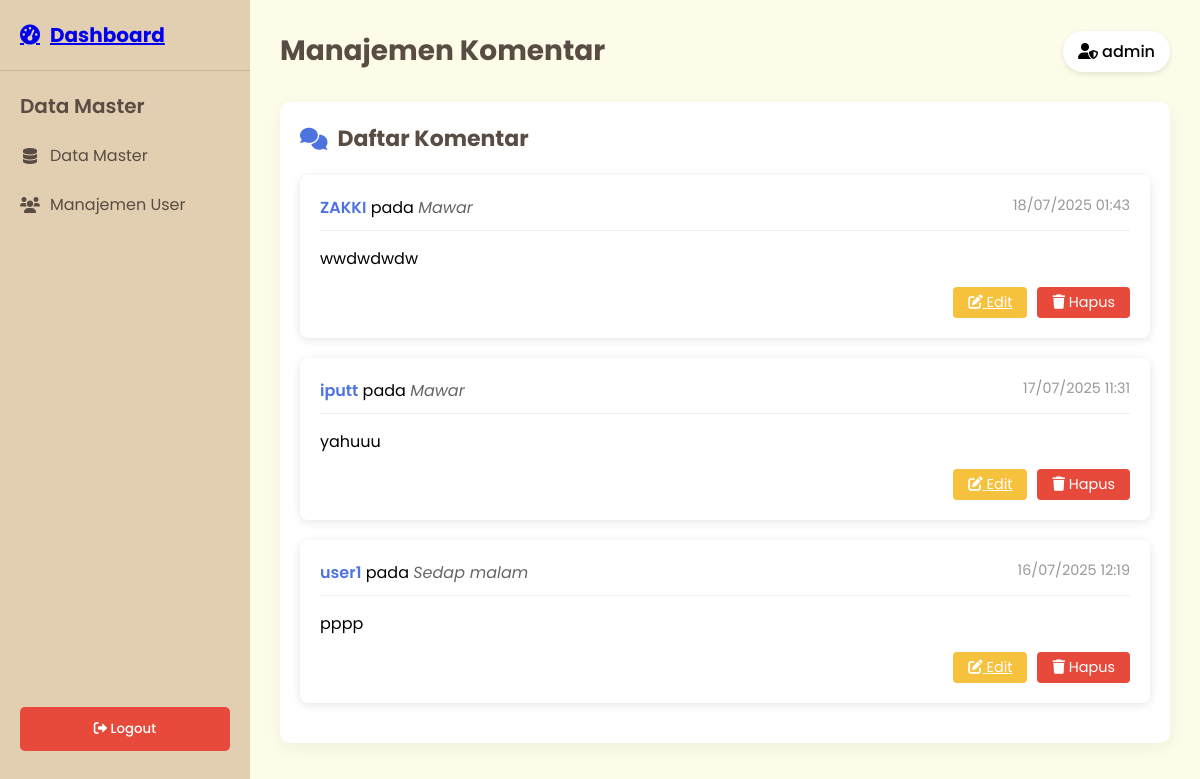
The app's page /flower_shop/admin/comments.php (signed in) with its own data.
### tables this page shows
CREATE TABLE `comments` (
  `id` int(11) NOT NULL,
  `product_id` int(11) NOT NULL,
  `user_id` int(11) NOT NULL,
  `comment` text NOT NULL,
  `rating` tinyint(1) DEFAULT NULL,
  `created_at` timestamp NOT NULL DEFAULT current_timestamp(),
  `updated_at` timestamp NOT NULL DEFAULT current_timestamp() ON UPDATE current_timestamp(),
  `username` varchar(255) NOT NULL
);

CREATE TABLE `users` (
  `id` int(11) NOT NULL,
  `username` varchar(50) NOT NULL,
  `password` varchar(255) NOT NULL,
  `email` varchar(100) NOT NULL,
  `full_name` varchar(100) DEFAULT NULL,
  `profile_picture` varchar(255) DEFAULT NULL,
  `created_at` timestamp NOT NULL DEFAULT current_timestamp(),
  `updated_at` timestamp NOT NULL DEFAULT current_timestamp() ON UPDATE current_timestamp(),
  `role` enum('user','admin') DEFAULT 'user',
  `is_verified` tinyint(1) DEFAULT 0
);

CREATE TABLE `products` (
  `id` int(11) NOT NULL,
  `name` varchar(255) NOT NULL,
  `color` varchar(50) NOT NULL,
  `price` decimal(10,2) NOT NULL,
  `description` text DEFAULT NULL,
  `image` varchar(255) NOT NULL,
  `created_at` timestamp NOT NULL DEFAULT current_timestamp(),
  `updated_at` timestamp NOT NULL DEFAULT current_timestamp() ON UPDATE current_timestamp(),
  `category` varchar(50) NOT NULL DEFAULT 'produk',
  `image_path` varchar(255) DEFAULT NULL
);

### flower_shop/admin/comments.php (the view, shortened to what this page needs)
<?php
require __DIR__.'/../config/database.php';
try {
    $stmt = $pdo->query("
        SELECT c.id, c.comment, c.created_at,
               u.username,
               p.name AS product_name
        FROM comments c
        JOIN users u ON c.user_id = u.id
        JOIN products p ON c.product_id = p.id
        ORDER BY c.created_at DESC
    ");
    $comments = $stmt->fetchAll(PDO::FETCH_ASSOC);
} catch (PDOException $e) {
    $error = "Gagal mengambil data komentar: " . $e->getMessage();
    $comments = [];
}
?>
<!DOCTYPE html>
<html lang="en">
<head>
    <link rel="stylesheet" href="https://cdnjs.cloudflare.com/ajax/libs/font-awesome/6.0.0/css/all.min.css">
    <link rel="stylesheet" href="../assets/css/admin.css">
</head>
<body>
    <div class="sidebar">
    <div class="sidebar-header">
        <a href="dashboard.php" class="dashboard-link">
            <h2><i class="fas fa-tachometer-alt"></i> <span>Dashboard</span></h2>
        </a>
    </div>
        <div class="sidebar-menu">
            <div class="menu-title">Data Master</div>
            <div class="menu-item" onclick="toggleSubmenu('data-master')">
                <i class="fas fa-database"></i> <span>Data Master</span>
            </div>
            <a href="users.php" class="menu-item">
                <i class="fas fa-users"></i> <span>Manajemen User</span>
            </a>
            <button class="logout-btn" onclick="window.location.href='logout.php'">
                <i class="fas fa-sign-out-alt"></i> <span>Logout</span>
            </button>
        </div>
    </div>
    <div class="main-content">
        <div class="header">
            <h1>Manajemen Komentar</h1>
            <div class="user-info">
                <i class="fas fa-user-shield"></i> <?php echo htmlspecialchars($_SESSION['username'] ?? 'Admin'); ?>
            </div>
        </div>
        <div class="data-section">
            <h2><i class="fas fa-comments"></i> Daftar Komentar</h2>
            <?php if (empty($comments)): ?>
                <div class="no-comments">
                    <i class="fas fa-comment-slash fa-2x"></i>
                    <p>Tidak ada komentar yang ditemukan</p>
                </div>
            <?php else: ?>
                <div class="comments-container">
                    <?php foreach ($comments as $comment): ?>
                        <div class="comment-card">
                            <div class="comment-header">
                                <div>
                                    <span class="comment-user"><?= htmlspecialchars($comment['username']) ?></span>
                                    <span> pada </span>
                                    <span class="comment-product"><?= htmlspecialchars($comment['product_name']) ?></span>
                                </div>
                                <div class="comment-date">
                                    <?= date('d/m/Y H:i', strtotime($comment['created_at'])) ?>
                                </div>
                            </div>
                            <div class="comment-content">
                                <?= nl2br(htmlspecialchars($comment['comment'])) ?>
                            </div>
                            <div class="comment-actions">
                                <a href="edit_comments.php?id=<?= $comment['id'] ?>" class="btn-edit">
                                    <i class="fas fa-edit"></i> Edit
                                </a>
                                <form method="POST" onsubmit="return confirm('Apakah Anda yakin ingin menghapus komentar ini?')">
                                    <button type="submit" name="delete_comment" class="btn-delete">
                                        <i class="fas fa-trash"></i> Hapus
                                    </button>
                                </form>
                            </div>
                        </div>
                    <?php endforeach; ?>
                </div>
            <?php endif; ?>
        </div>
    </div>
</body>
</html>

### flower_shop/assets/css/admin.css (style rules this page uses)
:root { --sidebar-bg: #E2CEB1; --main-bg: #FDFCE8; --text-dark: #584C43; --text-light: #FFFFFF; --accent-color: #4E73DE; --danger-color: #E74A3B; --success-color: #1CC88A; }
* { margin: 0; padding: 0; box-sizing: border-box; font-family: 'Poppins', sans-serif; }
body { display: flex; min-height: 100vh; background-color: var(--main-bg); overflow-x: hidden; }
.sidebar { width: 250px; background-color: var(--sidebar-bg); color: var(--text-dark); height: 100vh; position: fixed; padding: 20px 0; transition: all 0.3s ease-in-out; z-index: 1050; overflow-y: auto; -webkit-overflow-scrolling: touch; }
.sidebar-header { padding: 0 20px 20px; border-bottom: 1px solid rgba(88, 76, 67, 0.2); }
.sidebar-header h2 { font-size: 20px; font-weight: 700; display: flex; align-items: center; gap: 10px; }
.sidebar-menu { margin-top: 20px; position: relative; min-height: calc(100vh - 120px); }
.sidebar-menu a.menu-item { display: flex; align-items: center; padding: 12px 20px; color: var(--text-dark); text-decoration: none; transition: all 0.3s; cursor: pointer; }
.sidebar-menu a.menu-item i { margin-right: 10px; width: 20px; text-align: center; }
.menu-item { padding: 12px 20px; cursor: pointer; transition: all 0.3s; display: flex; align-items: center; color: var(--text-dark); }
.menu-item i { margin-right: 10px; width: 20px; text-align: center; }
.menu-title { font-size: 20px; font-weight: 600; margin: 20px 20px 10px; color: var(--text-dark); }
.logout-btn { position: absolute; bottom: 20px; left: 20px; right: 20px; padding: 12px; background-color: var(--danger-color); color: var(--text-light); border: none; border-radius: 5px; cursor: pointer; text-align: center; font-weight: 500; transition: all 0.3s; text-decoration: none; display: block; }
.main-content { flex: 1; margin-left: 250px; padding: 30px; transition: all 0.3s ease-in-out; }
.header { display: flex; justify-content: space-between; align-items: center; margin-bottom: 30px; flex-wrap: wrap; gap: 15px; }
.header h1 { color: var(--text-dark); font-size: 28px; }
.user-info { background-color: white; padding: 8px 15px; border-radius: 20px; box-shadow: 0 2px 5px rgba(0,0,0,0.1); font-weight: 500; }
.data-section { background-color: white; padding: 20px; border-radius: 10px; box-shadow: 0 5px 15px rgba(0,0,0,0.05); margin-bottom: 30px; overflow-x: auto; }
.data-section h2 { color: var(--text-dark); margin-bottom: 20px; font-size: 22px; display: flex; align-items: center; gap: 10px; }
.data-section h2 i { color: var(--accent-color); }
.btn-edit { background-color: var(--accent-color); color: white; border: none; }
.btn-delete { background-color: var(--danger-color); color: white; border: none; }

### flower_shop/admin/comments.php (style rules this page uses)
.comment-card { background: #fff; border-radius: 8px; padding: 20px; margin-bottom: 20px; box-shadow: 0 2px 10px rgba(0,0,0,0.1); position: relative; }
.comment-header { display: flex; justify-content: space-between; margin-bottom: 10px; border-bottom: 1px solid #eee; padding-bottom: 10px; }
.comment-user { font-weight: 600; color: #4e73df; }
.comment-product { font-style: italic; color: #666; }
.comment-date { color: #999; font-size: 0.9em; }
.comment-content { margin: 15px 0; line-height: 1.6; }
.comment-actions { display: flex; justify-content: flex-end; gap: 10px; }
.btn-edit, .btn-delete { padding: 5px 15px; border-radius: 4px; font-size: 0.9em; cursor: pointer; transition: all 0.3s; }
.btn-edit { background: #f6c23e; color: #fff; border: none; }
.btn-delete { background: #e74a3b; color: #fff; border: none; }

### records on screen
comments: user.username "ZAKKI", product.name "Mawar", created_at "18/07/2025 01:43", comment "wwdwdwdw"
comments: user.username "iputt", product.name "Mawar", created_at "17/07/2025 11:31", comment "yahuuu"
comments: user.username "user1", product.name "Sedap malam", created_at "16/07/2025 12:19", comment "pppp"

### other values on screen
$_SESSION['username'] "admin"
